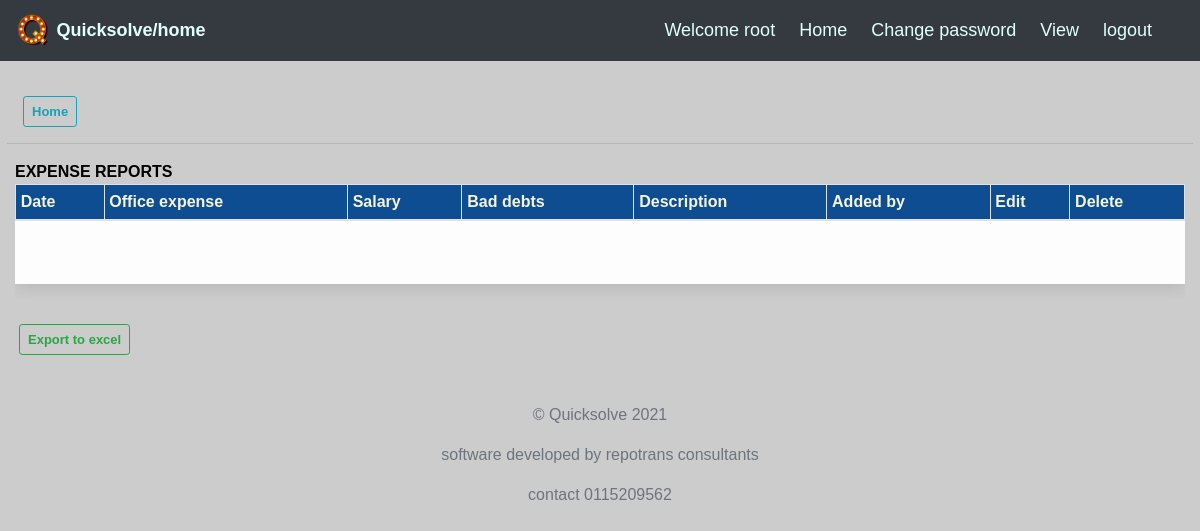
Before: /transactions/Expense/ (signed in) with the older database file.
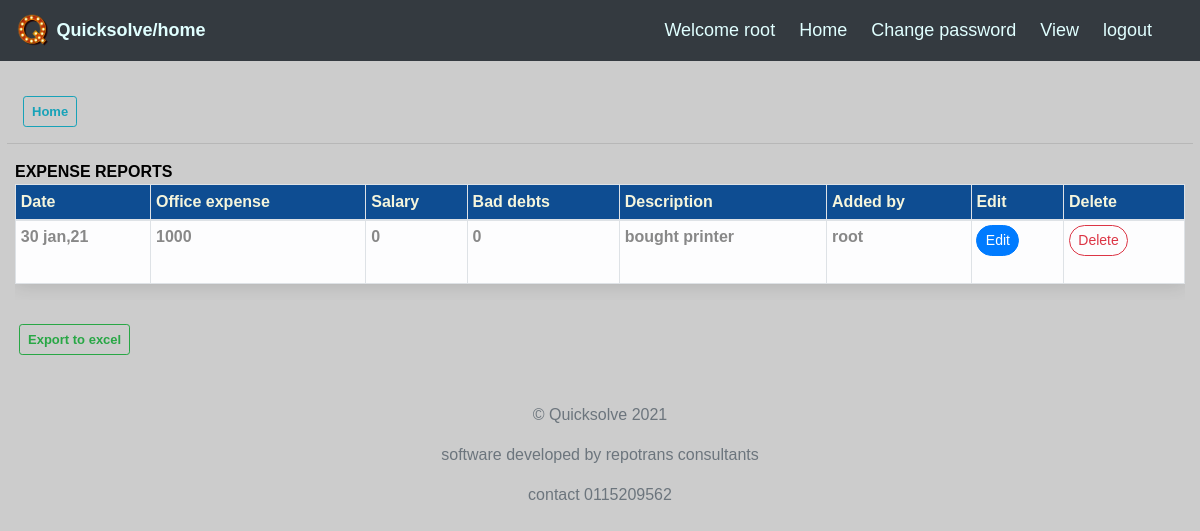
After: the same page with the newer database file.
### transactions/models.py (models this page shows, shortened)
class Transaction(models.Model):
    first_installment = models.IntegerField(default=0)
    second_installment = models.IntegerField(default=0)
    third_installment =models.IntegerField(default=0)
    fourth_installment = models.IntegerField(default=0)
    fifth_installment = models.IntegerField(default=0)
    sixth_installment =models.IntegerField(default=0)
    seventh_installment = models.IntegerField(default=0)
    eighth_installment =models.IntegerField(default=0)
    loan_payable =models.IntegerField(default=0)
    installment_description=models.CharField(max_length=1000,default="",blank=True)
    repayment_day=models.CharField(max_length=200,choices=CHOICES,default="",blank=True)
    lending_date=models.DateTimeField(default=timezone.now)
    clients_name=models.CharField(max_length=200,blank=True)
    clients_id=models.CharField(max_length=200,blank=True)
    clients_location=models.CharField(max_length=200,default="",blank=True)
    clients_phone=models.CharField(max_length=20,blank=True)
    loan_amount=models.IntegerField(default=0)
    interest_charged =models.FloatField(default=0.0)
    repayment_period = models.CharField(choices=period,max_length=100,blank=True)
    office_expenses = models.IntegerField(default=0)
    salary_expenses = models.IntegerField(default=0)
    expense_description = models.CharField(max_length=100,default="",blank=True)
    bad_debts =models.IntegerField(default=0)
    mode_of_payment = models.CharField(choices=MODE,max_length=100,default="",blank=True)
    lender=models.ForeignKey(User,on_delete=models.CASCADE)
    objects = TransactionManager()
    @cached_property
    def office_expense_condition(self):
        if self.office_expenses > 0:
            return self.office_expenses
    @cached_property
    def debts_expense_condition(self):
        if self.bad_debts > 0:
            return self.bad_debts

### transactions/views.py (the view)
# urls.py: path('Expense/', ExpenseHome.as_view(), name='expense'),
class ExpenseHome(LoginRequiredMixin,ListView):
    model = Transaction
    reports = Transaction.objects.all()
    template_name = 'transactions/expenses.html'
    context_object_name = 'reports'

### transactions/models.py (called while the page is built)
    def get_queryset(self):
        qs = super().get_queryset()
        return qs.select_related('lender')

### transactions/templates/transactions/expenses.html (shortened to what this page needs)
{%extends 'index.html'%}
{%block content%}
<br>
<br>
<br>
<br>
<a href="{%url 'transaction_home'%}" class="btn btn-outline-info btn-sm mybuttons ml-2"><b style="font-size: small;">Home</b></a>
<hr>
<b style="color: black;">EXPENSE REPORTS</b>
<div class="table-responsive ">
    <table id="expenses" class="table table-sm  table-light table-bordered  table-hover styleTable">
        <thead class="table-light">
        <tr>
            <th scope="col">Date</th>
            <th scope="col">Office expense</th>
            <th scope="col">Salary</th>
            <th scope="col">Bad debts</th>
            <th scope="col">Description</th>
            <th scope="col">Added by</th>
            <th scope="col">Edit</th>
            <th scope="col">Delete</th>
        </tr>
        </thead>
        <tbody>
            <tr>
                {%for report in object_list%}
               {%if report.office_expense_condition or report.office_salary_condition or report.debts_expense_condition%}
                <td><b>{{report.lending_date|date:'j b,y'}}</b></td>
                <td><b>{{report.office_expenses}}</b></td>
                <td><b>{{report.salary_expenses}}</b></td>
                <td><b>{{report.bad_debts}}</b></td>
                <td><b>{{report.expense_description}}</b></td>
                <td><b>{{report.lender}}</b></td>
                <td><a href="{%url 'transaction_update' report.id%}"
                        class="btn btn-primary badge-pill btn-sm mybuttons ">Edit</a></td>
                <td><a href="{%url 'transaction_delete' report.id%}"
                        class="btn btn-outline-danger badge-pill btn-sm mybuttons ">Delete</a></td>
            </tr>
        </tbody>
         {%endif%}
            {%endfor%}
    </table>
</div>
<br>
<button  class="btn btn-outline-success btn-sm ml-1" onclick="exportDataToExcel('expenses')"><b style="font-size: small;">Export to excel</b></button>
{%endblock%}

Changed rows visible on the page:
added Transaction: lending_date "30 jan,21", office_expenses "1000", salary_expenses "0", bad_debts "0", expense_description "bought printer", lender "root"
